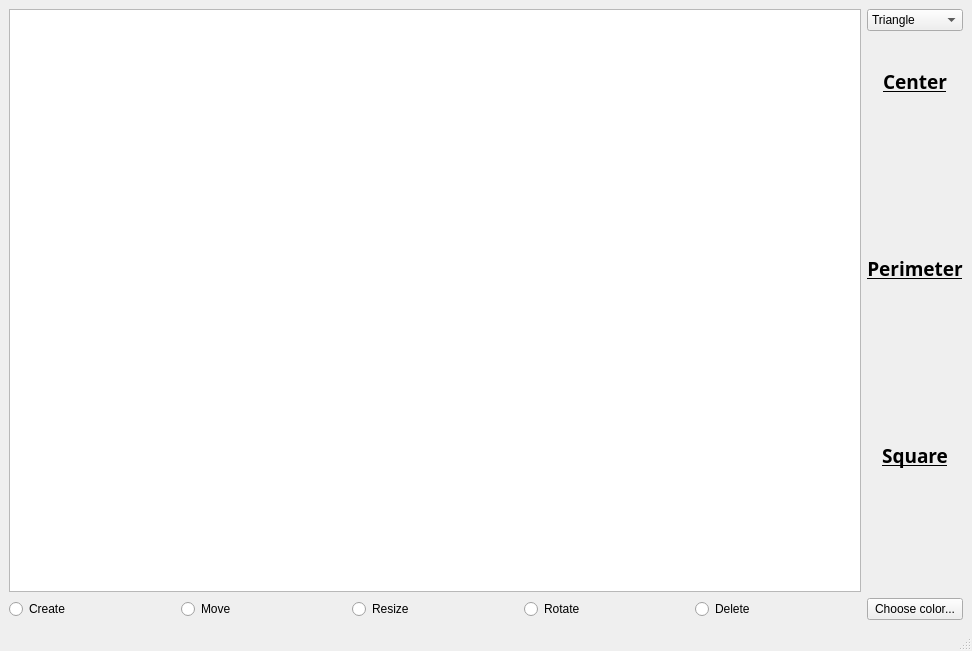
<?xml version="1.0" encoding="UTF-8"?>
<ui version="4.0">
 <class>MainWindow</class>
 <widget class="QMainWindow" name="MainWindow">
  <property name="geometry">
   <rect>
    <x>0</x>
    <y>0</y>
    <width>972</width>
    <height>651</height>
   </rect>
  </property>
  <property name="windowTitle">
   <string>MainWindow</string>
  </property>
  <widget class="QWidget" name="centralwidget">
   <layout class="QGridLayout" name="gridLayout">
    <item row="0" column="0">
     <widget class="QGraphicsView" name="graphicsView"/>
    </item>
    <item row="0" column="1">
     <layout class="QVBoxLayout" name="verticalLayout">
      <property name="spacing">
       <number>6</number>
      </property>
      <property name="leftMargin">
       <number>0</number>
      </property>
      <item>
       <widget class="QComboBox" name="Figure_box">
        <item>
         <property name="text">
          <string>Triangle</string>
         </property>
        </item>
        <item>
         <property name="text">
          <string>Circle</string>
         </property>
        </item>
        <item>
         <property name="text">
          <string>Ellipse</string>
         </property>
        </item>
        <item>
         <property name="text">
          <string>Rectangle</string>
         </property>
        </item>
        <item>
         <property name="text">
          <string>Square</string>
         </property>
        </item>
        <item>
         <property name="text">
          <string>Rhombus</string>
         </property>
        </item>
        <item>
         <property name="text">
          <string>Star-5</string>
         </property>
        </item>
        <item>
         <property name="text">
          <string>Star-6</string>
         </property>
        </item>
        <item>
         <property name="text">
          <string>Star-8</string>
         </property>
        </item>
       </widget>
      </item>
      <item>
       <layout class="QVBoxLayout" name="verticalLayout_2">
        <item>
         <widget class="QLabel" name="Center_text">
          <property name="font">
           <font>
            <family>Source Code Pro</family>
            <pointsize>14</pointsize>
            <bold>true</bold>
            <underline>true</underline>
           </font>
          </property>
          <property name="text">
           <string>Center</string>
          </property>
          <property name="alignment">
           <set>Qt::AlignCenter</set>
          </property>
         </widget>
        </item>
        <item>
         <widget class="QLabel" name="Center_label">
          <property name="font">
           <font>
            <pointsize>14</pointsize>
           </font>
          </property>
          <property name="text">
           <string/>
          </property>
          <property name="alignment">
           <set>Qt::AlignCenter</set>
          </property>
          <property name="margin">
           <number>0</number>
          </property>
         </widget>
        </item>
        <item>
         <widget class="QLabel" name="Perimeter_text">
          <property name="font">
           <font>
            <family>Source Code Pro</family>
            <pointsize>14</pointsize>
            <bold>true</bold>
            <underline>true</underline>
           </font>
          </property>
          <property name="text">
           <string>Perimeter</string>
          </property>
          <property name="alignment">
           <set>Qt::AlignCenter</set>
          </property>
          <property name="margin">
           <number>3</number>
          </property>
         </widget>
        </item>
        <item>
         <widget class="QLabel" name="Perim_label">
          <property name="font">
           <font>
            <pointsize>14</pointsize>
           </font>
          </property>
          <property name="text">
           <string/>
          </property>
          <property name="alignment">
           <set>Qt::AlignCenter</set>
          </property>
          <property name="margin">
           <number>3</number>
          </property>
         </widget>
        </item>
        <item>
         <widget class="QLabel" name="Square_text">
          <property name="font">
           <font>
            <family>Source Code Pro</family>
            <pointsize>14</pointsize>
            <bold>true</bold>
            <underline>true</underline>
           </font>
          </property>
          <property name="text">
           <string>Square</string>
          </property>
          <property name="alignment">
           <set>Qt::AlignCenter</set>
          </property>
         </widget>
        </item>
        <item>
         <widget class="QLabel" name="Square_label">
          <property name="font">
           <font>
            <pointsize>14</pointsize>
           </font>
          </property>
          <property name="text">
           <string/>
          </property>
          <property name="alignment">
           <set>Qt::AlignCenter</set>
          </property>
          <property name="margin">
           <number>3</number>
          </property>
         </widget>
        </item>
       </layout>
      </item>
     </layout>
    </item>
    <item row="1" column="0">
     <layout class="QHBoxLayout" name="horizontalLayout">
      <item>
       <widget class="QRadioButton" name="Create_button">
        <property name="text">
         <string>Create</string>
        </property>
       </widget>
      </item>
      <item>
       <widget class="QRadioButton" name="Move_button">
        <property name="text">
         <string>Move</string>
        </property>
       </widget>
      </item>
      <item>
       <widget class="QRadioButton" name="Resize_button">
        <property name="text">
         <string>Resize</string>
        </property>
       </widget>
      </item>
      <item>
       <widget class="QRadioButton" name="Rotate_button">
        <property name="text">
         <string>Rotate</string>
        </property>
       </widget>
      </item>
      <item>
       <widget class="QRadioButton" name="Delete_button">
        <property name="text">
         <string>Delete</string>
        </property>
       </widget>
      </item>
     </layout>
    </item>
    <item row="1" column="1">
     <widget class="QPushButton" name="Choose_cl">
      <property name="text">
       <string>Choose color...</string>
      </property>
     </widget>
    </item>
   </layout>
  </widget>
  <widget class="QMenuBar" name="menubar">
   <property name="geometry">
    <rect>
     <x>0</x>
     <y>0</y>
     <width>972</width>
     <height>22</height>
    </rect>
   </property>
  </widget>
  <widget class="QStatusBar" name="statusbar"/>
 </widget>
 <resources/>
 <connections/>
</ui>
